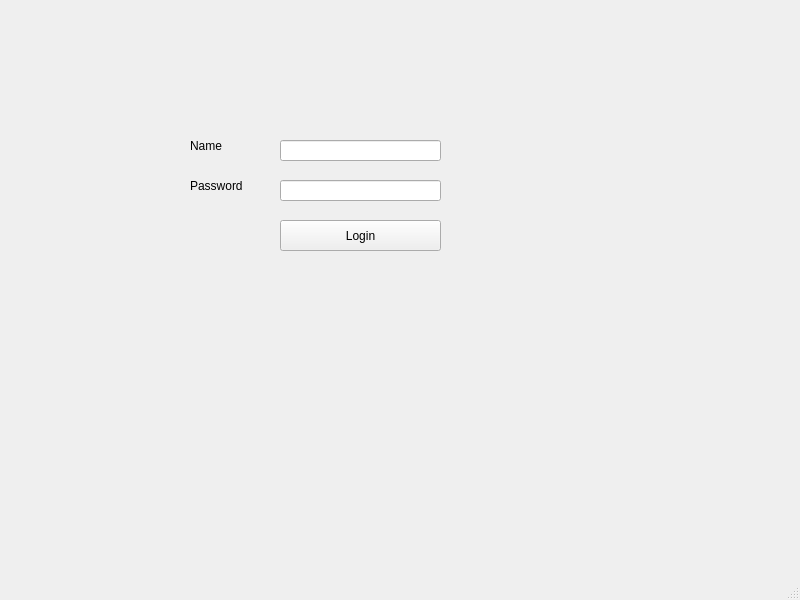
<?xml version="1.0" encoding="UTF-8"?>
<ui version="4.0">
 <class>theLibrary</class>
 <widget class="QMainWindow" name="theLibrary">
  <property name="geometry">
   <rect>
    <x>0</x>
    <y>0</y>
    <width>800</width>
    <height>600</height>
   </rect>
  </property>
  <property name="windowTitle">
   <string>theLibrary</string>
  </property>
  <widget class="QWidget" name="centralwidget">
   <widget class="QLabel" name="label_2">
    <property name="geometry">
     <rect>
      <x>190</x>
      <y>170</y>
      <width>61</width>
      <height>31</height>
     </rect>
    </property>
    <property name="text">
     <string>Password</string>
    </property>
   </widget>
   <widget class="QLabel" name="label">
    <property name="geometry">
     <rect>
      <x>190</x>
      <y>130</y>
      <width>61</width>
      <height>31</height>
     </rect>
    </property>
    <property name="text">
     <string>Name</string>
    </property>
   </widget>
   <widget class="QPushButton" name="btnMlogin">
    <property name="geometry">
     <rect>
      <x>280</x>
      <y>220</y>
      <width>161</width>
      <height>31</height>
     </rect>
    </property>
    <property name="text">
     <string>Login</string>
    </property>
   </widget>
   <widget class="QLineEdit" name="txtUsername">
    <property name="geometry">
     <rect>
      <x>280</x>
      <y>140</y>
      <width>161</width>
      <height>21</height>
     </rect>
    </property>
   </widget>
   <widget class="QLineEdit" name="txtPassword">
    <property name="geometry">
     <rect>
      <x>280</x>
      <y>180</y>
      <width>161</width>
      <height>21</height>
     </rect>
    </property>
    <property name="echoMode">
     <enum>QLineEdit::Password</enum>
    </property>
   </widget>
  </widget>
  <widget class="QMenuBar" name="menubar">
   <property name="geometry">
    <rect>
     <x>0</x>
     <y>0</y>
     <width>800</width>
     <height>21</height>
    </rect>
   </property>
  </widget>
  <widget class="QStatusBar" name="statusbar"/>
 </widget>
 <resources/>
 <connections/>
</ui>
